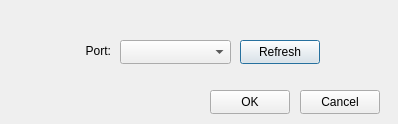
<?xml version="1.0" encoding="UTF-8"?>
<ui version="4.0">
 <class>DeviceConnectDialog</class>
 <widget class="QDialog" name="DeviceConnectDialog">
  <property name="windowModality">
   <enum>Qt::NonModal</enum>
  </property>
  <property name="geometry">
   <rect>
    <x>0</x>
    <y>0</y>
    <width>398</width>
    <height>124</height>
   </rect>
  </property>
  <property name="windowTitle">
   <string>Device connect</string>
  </property>
  <widget class="QLabel" name="lbPort">
   <property name="geometry">
    <rect>
     <x>40</x>
     <y>40</y>
     <width>71</width>
     <height>21</height>
    </rect>
   </property>
   <property name="layoutDirection">
    <enum>Qt::LeftToRight</enum>
   </property>
   <property name="text">
    <string>Port:</string>
   </property>
   <property name="alignment">
    <set>Qt::AlignRight|Qt::AlignTrailing|Qt::AlignVCenter</set>
   </property>
  </widget>
  <widget class="QPushButton" name="btnRefresh">
   <property name="geometry">
    <rect>
     <x>240</x>
     <y>40</y>
     <width>80</width>
     <height>24</height>
    </rect>
   </property>
   <property name="text">
    <string>Refresh</string>
   </property>
  </widget>
  <widget class="QPushButton" name="btnOK">
   <property name="geometry">
    <rect>
     <x>210</x>
     <y>90</y>
     <width>80</width>
     <height>24</height>
    </rect>
   </property>
   <property name="text">
    <string>OK</string>
   </property>
  </widget>
  <widget class="QComboBox" name="cbDevice">
   <property name="geometry">
    <rect>
     <x>120</x>
     <y>40</y>
     <width>111</width>
     <height>24</height>
    </rect>
   </property>
  </widget>
  <widget class="QPushButton" name="btnCancel">
   <property name="geometry">
    <rect>
     <x>300</x>
     <y>90</y>
     <width>80</width>
     <height>24</height>
    </rect>
   </property>
   <property name="text">
    <string>Cancel</string>
   </property>
  </widget>
 </widget>
 <resources/>
 <connections/>
</ui>
